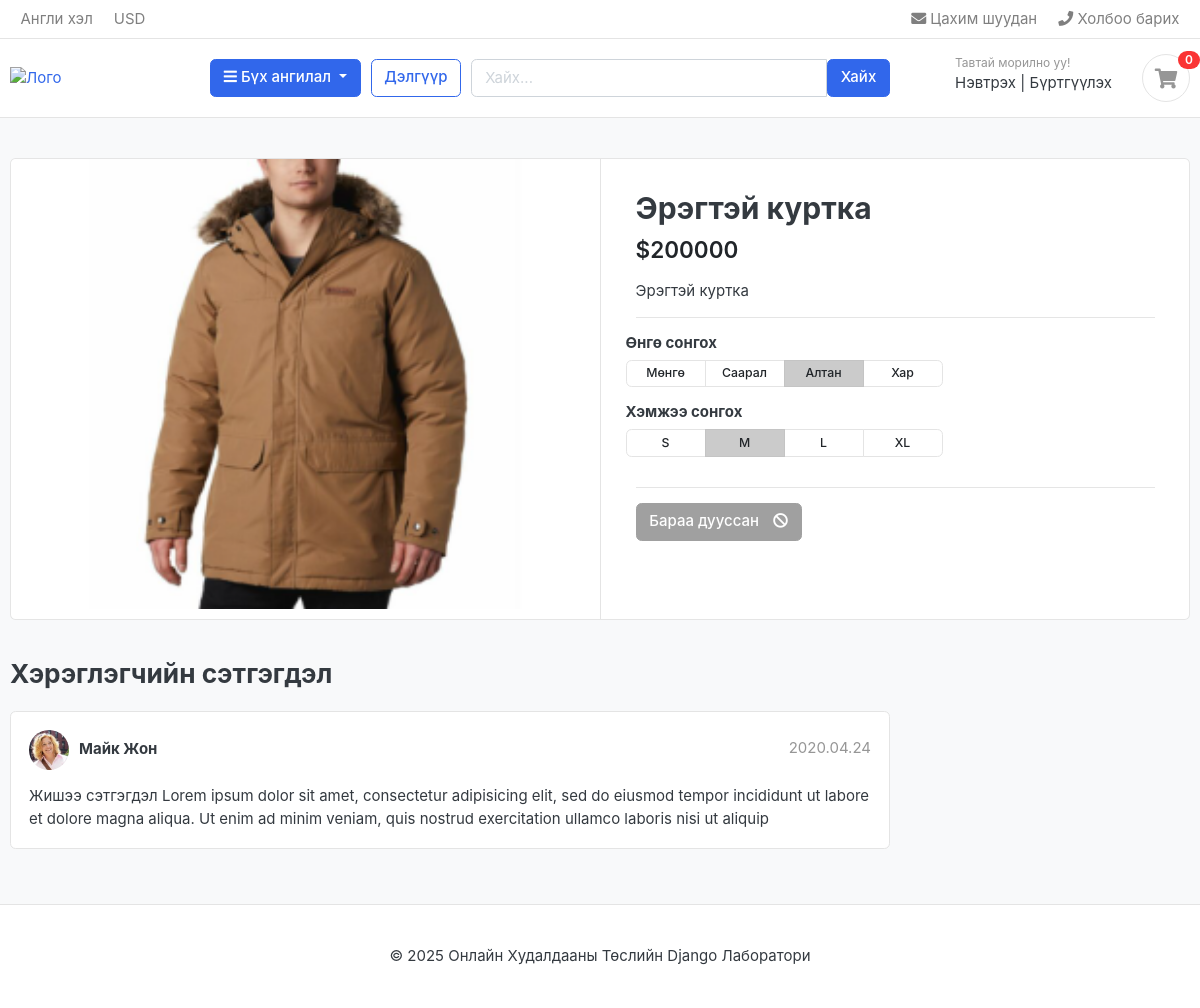
The app's page /huvcas/eregtej-kurtka with its own data.
### shop_app/models.py (models this page shows, shortened)
class Product(models.Model):
    product_name = models.CharField(
        max_length=200,
        unique=True)
    slug = models.SlugField(max_length=200, unique=True)
    description = models.TextField(max_length=500, blank=True)
    price = models.IntegerField()
    images = models.ImageField(upload_to='images/products')
    stock = models.IntegerField()
    is_available = models.BooleanField(default=True)
    category = models.ForeignKey(Category, on_delete=models.CASCADE)
    created_date = models.DateTimeField(auto_now_add=True)
    modified_date = models.DateTimeField(auto_now=True)
    class Meta:
        db_table = "tbl_products"

### shop_app/views.py (the view)
# urls.py: path("<slug:categorySlug>/<slug:productSlug>",     views.product_detail,  name="product_detail"),
def product_detail(request, categorySlug, productSlug):
    category = get_object_or_404(Category, slug=categorySlug)
    product = get_object_or_404(Product, slug=productSlug, category=category)
    in_cart = CartItem.objects.filter(cart__id=_cart_id(request), product=product).exists()
    return render(request, 'product-detail.html', {
        'single_product': product,
        'in_cart': in_cart,
        'product': product,
        'category': category
    })

### cart_app/context_processors.py (called while the page is built)
def counter(request):
    cart_count = 0
    try:
        cart = Cart.objects.filter(id=_cart_id(request))
        cart_items = CartItem.objects.all().filter(cart = cart[:1])
        for cart_item in cart_items:
            cart_count += cart_item.quantity
    except Cart.DoesNotExist:
        cart_count = 0
    return dict(cart_count = cart_count)

### cart_app/views.py (called while the page is built)
def _cart_id(request):
    cart = request.session.session_key
    if not cart:
        cart = request.session.create()
    return cart

### lab2Template/contextProcessors.py (called while the page is built)
def categoriesProcessor(request):
    categories = Category.objects.all()
    return {'categories': categories}

### shop_app/models.py (called while the page is built)
    def getUrl(self):
        return reverse('categoryDetail', kwargs={'slug': self.slug})

### templates/product-detail.html (shortened to what this page needs)
{% extends "base.html" %}
{% load static %}
{% block content %}
<section class="section-content padding-y bg">
<div class="container">
<div class="card">
	<div class="row no-gutters">
		<aside class="col-md-6">
<article class="gallery-wrap">
	<div class="img-big-wrap">
	   {% if product.images %}
	   <a href="#"><img src="{{ product.images.url }}" alt="{{ product.product_name }}"></a>
	   {% else %}
	   <a href="#"><img src="{% static 'images/default_product.jpg' %}" alt="{{ product.product_name }}"></a>
	   {% endif %}
	</div>
</article>
		</aside>
		<main class="col-md-6 border-left">
<article class="content-body">
<h2 class="title">{{ product.product_name }}</h2>
<div class="mb-3">
	<var class="price h4">${{ product.price }}</var>
</div>
<p>{{ product.description|default:"Бүтээгдэхүүний мэдээлэл алга байна." }}</p>
<hr>
<div class="row">
	<div class="item-option-select">
		<h6>Өнгө сонгох</h6>
		<div class="btn-group btn-group-sm btn-group-toggle" data-toggle="buttons">
		  <label class="btn btn-light">
		    <input type="radio" name="radio_color"> Мөнгө
		  </label>
		  <label class="btn btn-light">
		    <input type="radio" name="radio_color"> Саарал
		  </label>
		  <label class="btn btn-light active">
		    <input type="radio" name="radio_color" checked> Алтан
		  </label>
		  <label class="btn btn-light">
		    <input type="radio" name="radio_color"> Хар
		  </label>
		</div>
	</div>
</div>
<div class="row">
	<div class="item-option-select">
		<h6>Хэмжээ сонгох</h6>
		<div class="btn-group btn-group-sm btn-group-toggle" data-toggle="buttons">
		  <label class="btn btn-light">
		    <input type="radio" name="radio_size"> S
		  </label>
		  <label class="btn btn-light active">
		    <input type="radio" name="radio_size" checked> M
		  </label>
		  <label class="btn btn-light">
		    <input type="radio" name="radio_size"> L
		  </label>
		  <label class="btn btn-light">
		    <input type="radio" name="radio_size"> XL
		  </label>
		</div>
	</div>
</div>
<hr>
{% if single_product.stock <= 0 %}
<button class="btn btn-secondary" disabled>
	<span class="text">Бараа дууссан</span>
	<i class="fas fa-ban"></i>
</button>
{% endif %}
</article>
		</main>
	</div>
</div>
<br>
<div class="row">
	<div class="col-md-9">
	<header class="section-heading">
		<h3>Хэрэглэгчийн сэтгэгдэл</h3>
	</header>
	<article class="box mb-3">
		<div class="icontext w-100">
			<img src="{% static 'images/avatars/avatar1.jpg' %}" class="img-xs icon rounded-circle" alt="Avatar">
			<div class="text">
				<span class="date text-muted float-md-right">2020.04.24 </span>
				<h6 class="mb-1">Майк Жон</h6>
			</div>
		</div>
		<div class="mt-3">
			<p>
				Жишээ сэтгэгдэл Lorem ipsum dolor sit amet, consectetur adipisicing elit, sed do eiusmod
				tempor incididunt ut labore et dolore magna aliqua. Ut enim ad minim veniam,
				quis nostrud exercitation ullamco laboris nisi ut aliquip
			</p>
		</div>
	</article>
	</div>
</div>
</div>
</section>
{% endblock %}

### static/css/ui.css (style rules this page uses)
html { font-family: "Inter", sans-serif; font-size: 15px; }
.content-body { flex: 1 1 auto; padding: 2rem 2.3rem; }
.img-xs, .img-sm, .img-md, .img-lg { -o-object-fit: cover; object-fit: cover; flex-shrink: 0; flex-grow: 0; }
.img-xs { width: 40px; height: 40px; }
.padding-y { padding-top: 40px; padding-bottom: 40px; }
var { font-style: normal; }
article:after, .form-group:after { display: block; clear: both; content: ""; }
.bg { background-color: #f8f9fa; }
.section-heading { margin-bottom: 20px; margin-top: 15px; }
p:last-child { margin-bottom: 0; }
.btn-light { background-color: #fff; border-color: #e4e4e4; }
.btn .text + i { margin-left: 10px; }
.icontext { display: inline-flex; align-items: center; vertical-align: middle; }
.icontext .text { width: 100%; line-height: 1.2; }
.icontext .icon { position: relative; margin-right: 10px; flex-shrink: 0; flex-grow: 0; }
.price { font-weight: 600; color: #212529; }
.box { padding: 18px; background: #fff; border-radius: 0.37rem; border: 1px solid #e4e4e4; }
.box img { max-width: 100%; }
.gallery-wrap .img-big-wrap { margin-bottom: 10px; border-radius: 0.37rem; overflow: hidden; background-color: #fff; }
.gallery-wrap .img-big-wrap a { text-align: center; display: block; }
.gallery-wrap .img-big-wrap img { height: 450px; width: auto; display: inline-block; }
.item-option-select { margin-bottom: 1rem; display: inline-block; margin-right: 15px; }
.item-option-select .btn { min-width: 80px; }

### records on screen
Product: images (picture), product_name "Эрэгтэй куртка", price "200000", description "Эрэгтэй куртка"

### other values on screen
{{ cart_count }} "0"
